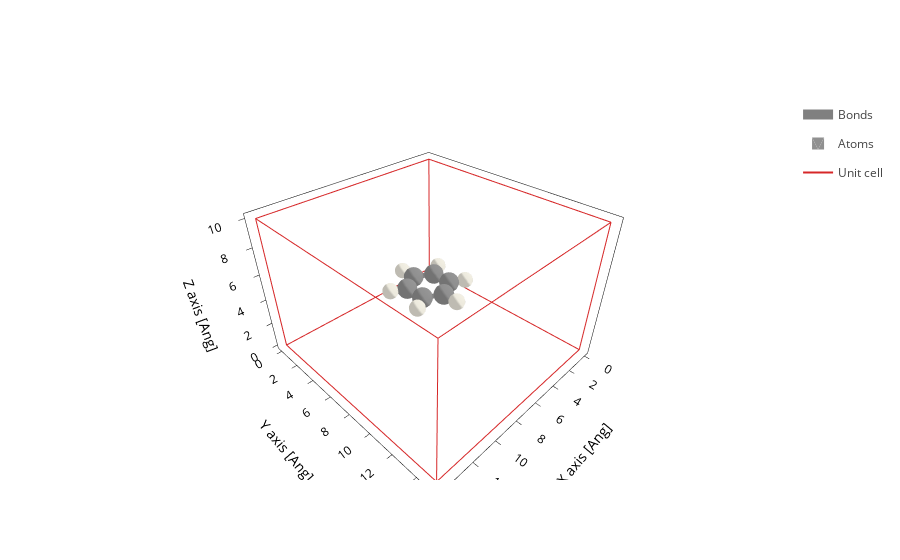

Notebook code for this chart:
### Code cell
ben_centered.plot()

### Figure 1 — Plotly figure (JSON) as saved in the notebook; plotly's stock layout.template omitted (floating-point values rounded to 4 significant figures; data arrays with more than 128 entries replaced by an {"elided": "..."} marker saying what was removed)
{"data": [{"line": {"color": "gray", "width": 10}, "meta": {}, "mode": "lines", "name": "Bonds", "opacity": 1, "type": "scatter3d", "x": {"elided": "252 float values"}, "y": {"elided": "252 float values"}, "z": {"elided": "252 float values"}}, {"alphahull": 0, "color": "#909090", "hovertemplate": "%{meta.position}", "legendgroup": "Atoms", "meta": {"meta": {"Atoms_i": 0}, "position": "(8.23, 7.71, 5.00)"}, "name": "Atoms", "opacity": 1, "showlegend": true, "showscale": false, "type": "mesh3d", "x": {"elided": "225 float values"}, "y": {"elided": "225 float values"}, "z": {"elided": "225 float values"}}, {"alphahull": 0, "color": "#EDEADE", "hovertemplate": "%{meta.position}", "legendgroup": "Atoms", "meta": {"meta": {"Atoms_i": 1}, "position": "(9.20, 8.27, 5.00)"}, "name": "Atoms", "opacity": 1, "showlegend": false, "showscale": false, "type": "mesh3d", "x": {"elided": "225 float values"}, "y": {"elided": "225 float values"}, "z": {"elided": "225 float values"}}, {"alphahull": 0, "color": "#909090", "hovertemplate": "%{meta.position}", "legendgroup": "Atoms", "meta": {"meta": {"Atoms_i": 2}, "position": "(7.00, 8.42, 5.00)"}, "name": "Atoms", "opacity": 1, "showlegend": false, "showscale": false, "type": "mesh3d", "x": {"elided": "225 float values"}, "y": {"elided": "225 float values"}, "z": {"elided": "225 float values"}}, {"alphahull": 0, "color": "#EDEADE", "hovertemplate": "%{meta.position}", "legendgroup": "Atoms", "meta": {"meta": {"Atoms_i": 3}, "position": "(7.00, 9.54, 5.00)"}, "name": "Atoms", "opacity": 1, "showlegend": false, "showscale": false, "type": "mesh3d", "x": {"elided": "225 float values"}, "y": {"elided": "225 float values"}, "z": {"elided": "225 float values"}}, {"alphahull": 0, "color": "#909090", "hovertemplate": "%{meta.position}", "legendgroup": "Atoms", "meta": {"meta": {"Atoms_i": 4}, "position": "(5.77, 7.71, 5.00)"}, "name": "Atoms", "opacity": 1, "showlegend": false, "showscale": false, "type": "mesh3d", "x": {"elided": "225 float values"}, "y": {"elided": "225 float values"}, "z": {"elided": "225 float values"}}, {"alphahull": 0, "color": "#EDEADE", "hovertemplate": "%{meta.position}", "legendgroup": "Atoms", "meta": {"meta": {"Atoms_i": 5}, "position": "(4.80, 8.27, 5.00)"}, "name": "Atoms", "opacity": 1, "showlegend": false, "showscale": false, "type": "mesh3d", "x": {"elided": "225 float values"}, "y": {"elided": "225 float values"}, "z": {"elided": "225 float values"}}, {"alphahull": 0, "color": "#909090", "hovertemplate": "%{meta.position}", "legendgroup": "Atoms", "meta": {"meta": {"Atoms_i": 6}, "position": "(5.77, 6.29, 5.00)"}, "name": "Atoms", "opacity": 1, "showlegend": false, "showscale": false, "type": "mesh3d", "x": {"elided": "225 float values"}, "y": {"elided": "225 float values"}, "z": {"elided": "225 float values"}}, {"alphahull": 0, "color": "#EDEADE", "hovertemplate": "%{meta.position}", "legendgroup": "Atoms", "meta": {"meta": {"Atoms_i": 7}, "position": "(4.80, 5.73, 5.00)"}, "name": "Atoms", "opacity": 1, "showlegend": false, "showscale": false, "type": "mesh3d", "x": {"elided": "225 float values"}, "y": {"elided": "225 float values"}, "z": {"elided": "225 float values"}}, {"alphahull": 0, "color": "#909090", "hovertemplate": "%{meta.position}", "legendgroup": "Atoms", "meta": {"meta": {"Atoms_i": 8}, "position": "(7.00, 5.58, 5.00)"}, "name": "Atoms", "opacity": 1, "showlegend": false, "showscale": false, "type": "mesh3d", "x": {"elided": "225 float values"}, "y": {"elided": "225 float values"}, "z": {"elided": "225 float values"}}, {"alphahull": 0, "color": "#EDEADE", "hovertemplate": "%{meta.position}", "legendgroup": "Atoms", "meta": {"meta": {"Atoms_i": 9}, "position": "(7.00, 4.46, 5.00)"}, "name": "Atoms", "opacity": 1, "showlegend": false, "showscale": false, "type": "mesh3d", "x": {"elided": "225 float values"}, "y": {"elided": "225 float values"}, "z": {"elided": "225 float values"}}, {"alphahull": 0, "color": "#909090", "hovertemplate": "%{meta.position}", "legendgroup": "Atoms", "meta": {"meta": {"Atoms_i": 10}, "position": "(8.23, 6.29, 5.00)"}, "name": "Atoms", "opacity": 1, "showlegend": false, "showscale": false, "type": "mesh3d", "x": {"elided": "225 float values"}, "y": {"elided": "225 float values"}, "z": {"elided": "225 float values"}}, {"alphahull": 0, "color": "#EDEADE", "hovertemplate": "%{meta.position}", "legendgroup": "Atoms", "meta": {"meta": {"Atoms_i": 11}, "position": "(9.20, 5.73, 5.00)"}, "name": "Atoms", "opacity": 1, "showlegend": false, "showscale": false, "type": "mesh3d", "x": {"elided": "225 float values"}, "y": {"elided": "225 float values"}, "z": {"elided": "225 float values"}}, {"meta": {}, "mode": "lines", "name": "Unit cell", "type": "scatter3d", "x": [0.0, 0.0, 14.4, 14.4, 0.0, 0.0, NaN, 0.0, 0.0, 0.0, 14.4, 14.4, 0.0, NaN, 14.4, 14.4, NaN, 14.4, 14.4], "y": [0.0, 15.08, 15.08, 15.08, 15.08, 15.08, NaN, 15.08, 0.0, 0.0, 0.0, 0.0, 0.0, NaN, 15.08, 0.0, NaN, 15.08, 0.0], "z": [0.0, 0.0, 0.0, 10.0, 10.0, 0.0, NaN, 10.0, 10.0, 0.0, 0.0, 10.0, 10.0, NaN, 0.0, 0.0, NaN, 10.0, 10.0]}], "layout": {"autosize": true, "scene": {"aspectmode": "data", "aspectratio": {"x": 1.112, "y": 1.165, "z": 0.7723}, "camera": {"center": {"x": 0, "y": 0, "z": 0}, "eye": {"x": 1.25, "y": 1.25, "z": 1.25}, "projection": {"type": "perspective"}, "up": {"x": 0, "y": 0, "z": 1}}, "xaxis": {"title": {"text": "X axis [Ang]"}, "type": "linear"}, "yaxis": {"title": {"text": "Y axis [Ang]"}, "type": "linear"}, "zaxis": {"title": {"text": "Z axis [Ang]"}, "type": "linear"}}, "xaxis": {"scaleanchor": "y", "scaleratio": 1, "title": {"text": "X axis [Ang]"}}, "yaxis": {"title": {"text": "Y axis [Ang]"}}}}
